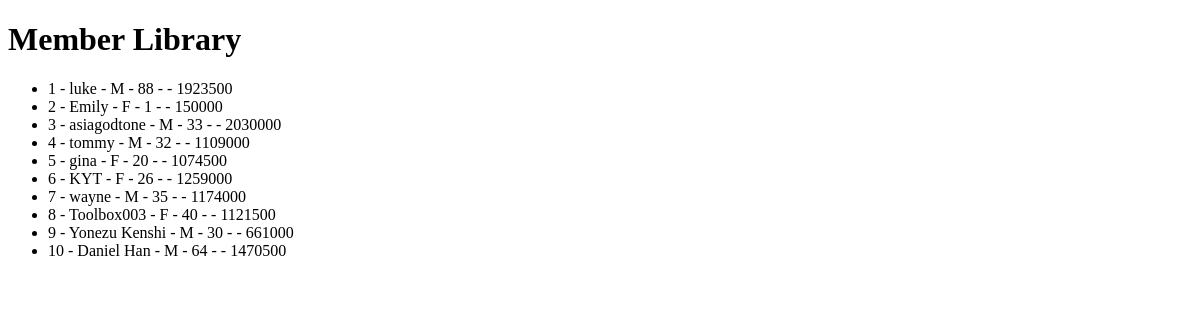
Before: / with the older database file.
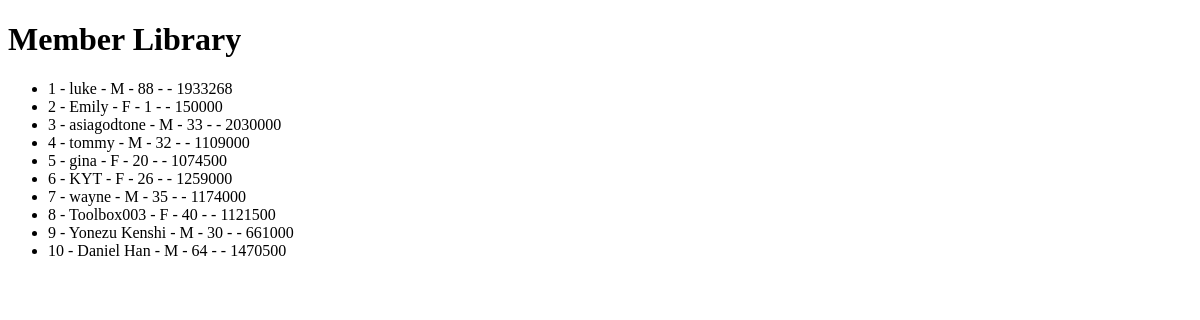
After: the same page with the newer database file.
### pj.py (models this page shows, shortened)
class Member(db.Model):
    __tablename__ = "member"
    id = db.Column(db.Integer, primary_key=True)
    member_name = db.Column(db.String(50), nullable=False)
    sex = db.Column(db.String(50), nullable=False)
    age = db.Column(db.Integer, nullable=False)
    monetary = db.Column(db.Integer, nullable=False)
    db_member_order = db.relationship("Order", backref="member")

### pj.py (the view)
@app.route('/')
def home():
    all_members = db.session.query(Member).all()
    print(all_members)
    return render_template("index.html", members=all_members)

### templates/index.html (shortened to what this page needs)
<!DOCTYPE html>
<html lang="en">
<head>
</head>
<body>
<h1>Member Library</h1>
<ul>
    {% for member in members %}
    <li>
        {{member.id}} - {{member.member_name}} - {{member.sex}} - {{member.age}} - {{member.residence}} -
        {{member.monetary}}
    </li>
    {% endfor %}
</ul>
</body>
</html>

Changed rows visible on the page:
changed Member "luke": monetary "1923500" → "1933268"
